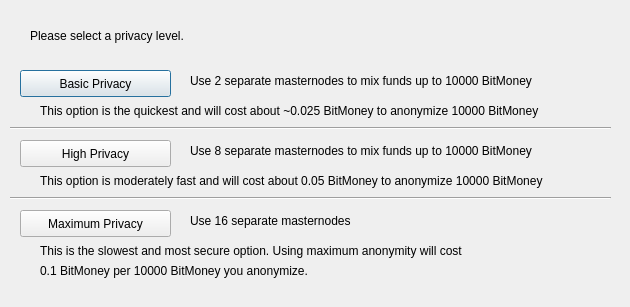
<?xml version="1.0" encoding="UTF-8"?>
<ui version="4.0">
 <class>ObfuscationConfig</class>
 <widget class="QDialog" name="ObfuscationConfig">
  <property name="geometry">
   <rect>
    <x>0</x>
    <y>0</y>
    <width>630</width>
    <height>307</height>
   </rect>
  </property>
  <property name="windowTitle">
   <string>Configure Obfuscation</string>
  </property>
  <widget class="QPushButton" name="buttonBasic">
   <property name="geometry">
    <rect>
     <x>20</x>
     <y>70</y>
     <width>151</width>
     <height>27</height>
    </rect>
   </property>
   <property name="text">
    <string>Basic Privacy</string>
   </property>
  </widget>
  <widget class="QPushButton" name="buttonHigh">
   <property name="geometry">
    <rect>
     <x>20</x>
     <y>140</y>
     <width>151</width>
     <height>27</height>
    </rect>
   </property>
   <property name="text">
    <string>High Privacy</string>
   </property>
  </widget>
  <widget class="QPushButton" name="buttonMax">
   <property name="geometry">
    <rect>
     <x>20</x>
     <y>210</y>
     <width>151</width>
     <height>27</height>
    </rect>
   </property>
   <property name="text">
    <string>Maximum Privacy</string>
   </property>
  </widget>
  <widget class="QLabel" name="label">
   <property name="geometry">
    <rect>
     <x>30</x>
     <y>20</y>
     <width>571</width>
     <height>31</height>
    </rect>
   </property>
   <property name="text">
    <string>Please select a privacy level.</string>
   </property>
  </widget>
  <widget class="QLabel" name="label_2">
   <property name="geometry">
    <rect>
     <x>190</x>
     <y>70</y>
     <width>421</width>
     <height>21</height>
    </rect>
   </property>
   <property name="text">
    <string>Use 2 separate masternodes to mix funds up to 10000 BitMoney</string>
   </property>
  </widget>
  <widget class="QLabel" name="label_3">
   <property name="geometry">
    <rect>
     <x>190</x>
     <y>140</y>
     <width>411</width>
     <height>21</height>
    </rect>
   </property>
   <property name="text">
    <string>Use 8 separate masternodes to mix funds up to 10000 BitMoney</string>
   </property>
  </widget>
  <widget class="QLabel" name="label_4">
   <property name="geometry">
    <rect>
     <x>190</x>
     <y>210</y>
     <width>421</width>
     <height>21</height>
    </rect>
   </property>
   <property name="text">
    <string>Use 16 separate masternodes</string>
   </property>
  </widget>
  <widget class="QLabel" name="label_6">
   <property name="geometry">
    <rect>
     <x>40</x>
     <y>100</y>
     <width>561</width>
     <height>21</height>
    </rect>
   </property>
   <property name="text">
    <string>This option is the quickest and will cost about ~0.025 BitMoney to anonymize 10000 BitMoney</string>
   </property>
  </widget>
  <widget class="QLabel" name="label_7">
   <property name="geometry">
    <rect>
     <x>40</x>
     <y>170</y>
     <width>561</width>
     <height>21</height>
    </rect>
   </property>
   <property name="text">
    <string>This option is moderately fast and will cost about 0.05 BitMoney to anonymize 10000 BitMoney</string>
   </property>
  </widget>
  <widget class="QLabel" name="label_8">
   <property name="geometry">
    <rect>
     <x>40</x>
     <y>240</y>
     <width>561</width>
     <height>21</height>
    </rect>
   </property>
   <property name="text">
    <string>This is the slowest and most secure option. Using maximum anonymity will cost</string>
   </property>
  </widget>
  <widget class="QLabel" name="label_9">
   <property name="geometry">
    <rect>
     <x>40</x>
     <y>260</y>
     <width>561</width>
     <height>21</height>
    </rect>
   </property>
   <property name="text">
    <string>0.1 BitMoney per 10000 BitMoney you anonymize.</string>
   </property>
  </widget>
  <widget class="Line" name="line">
   <property name="geometry">
    <rect>
     <x>10</x>
     <y>120</y>
     <width>601</width>
     <height>16</height>
    </rect>
   </property>
   <property name="orientation">
    <enum>Qt::Horizontal</enum>
   </property>
  </widget>
  <widget class="Line" name="line_2">
   <property name="geometry">
    <rect>
     <x>10</x>
     <y>190</y>
     <width>601</width>
     <height>16</height>
    </rect>
   </property>
   <property name="orientation">
    <enum>Qt::Horizontal</enum>
   </property>
  </widget>
 </widget>
 <resources/>
 <connections/>
</ui>
